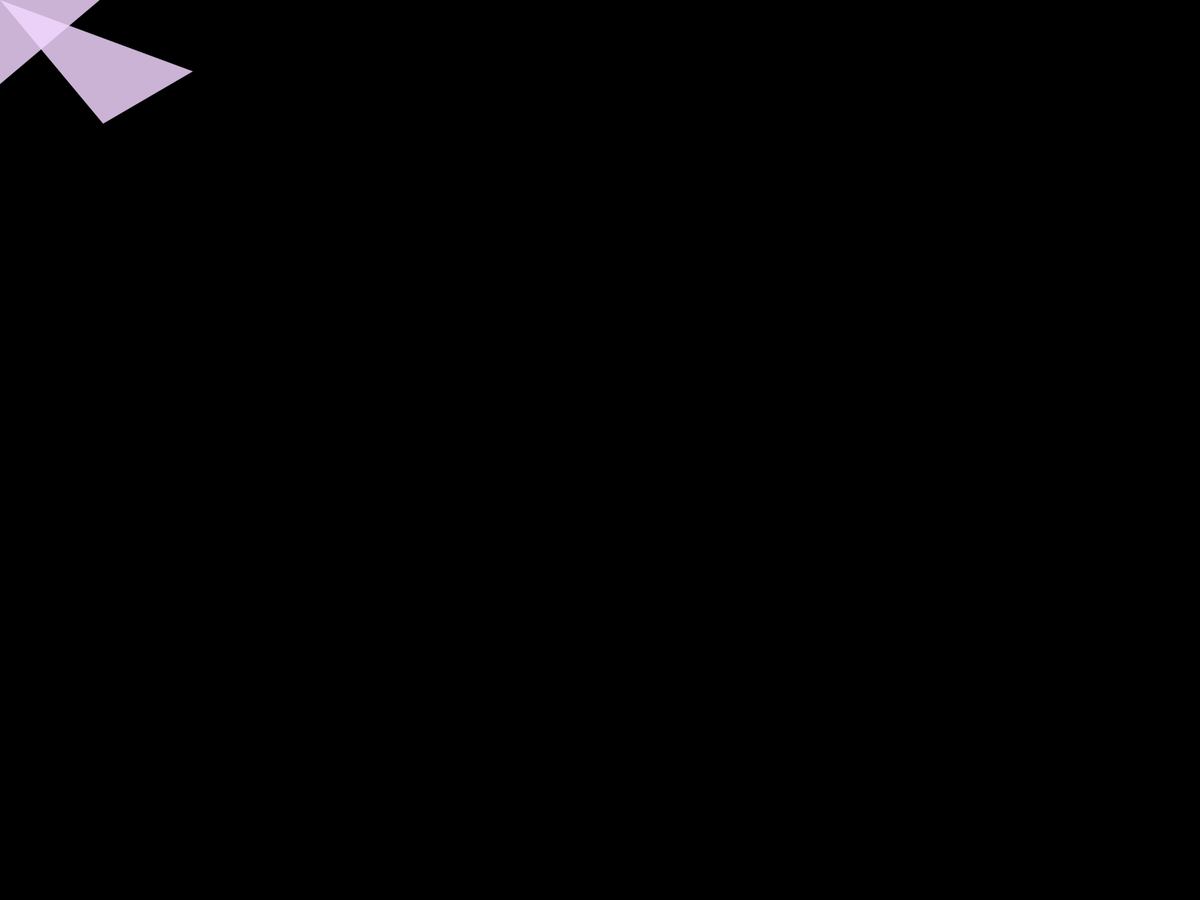
Frame 1 (no input)
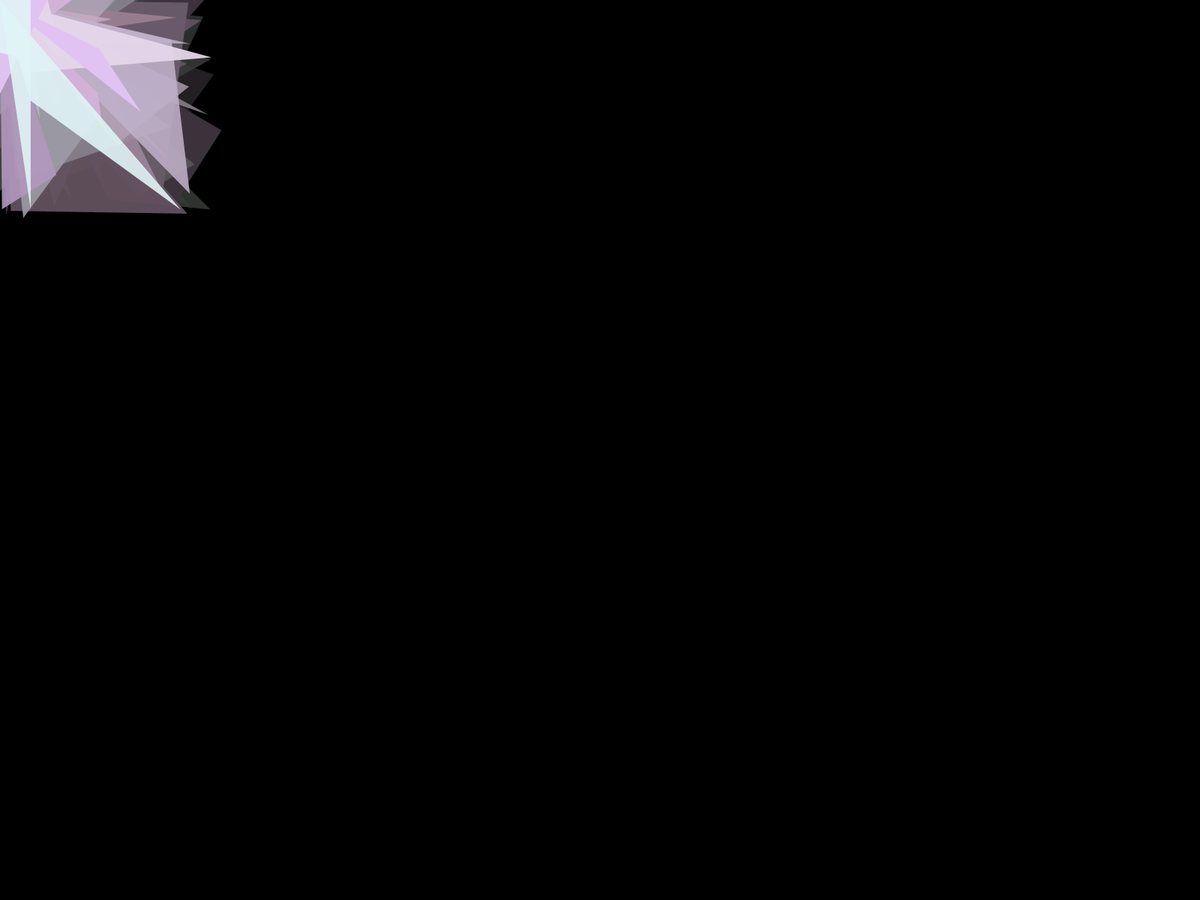
Frame 60 (the mouse pressed at the canvas centre just before this capture)
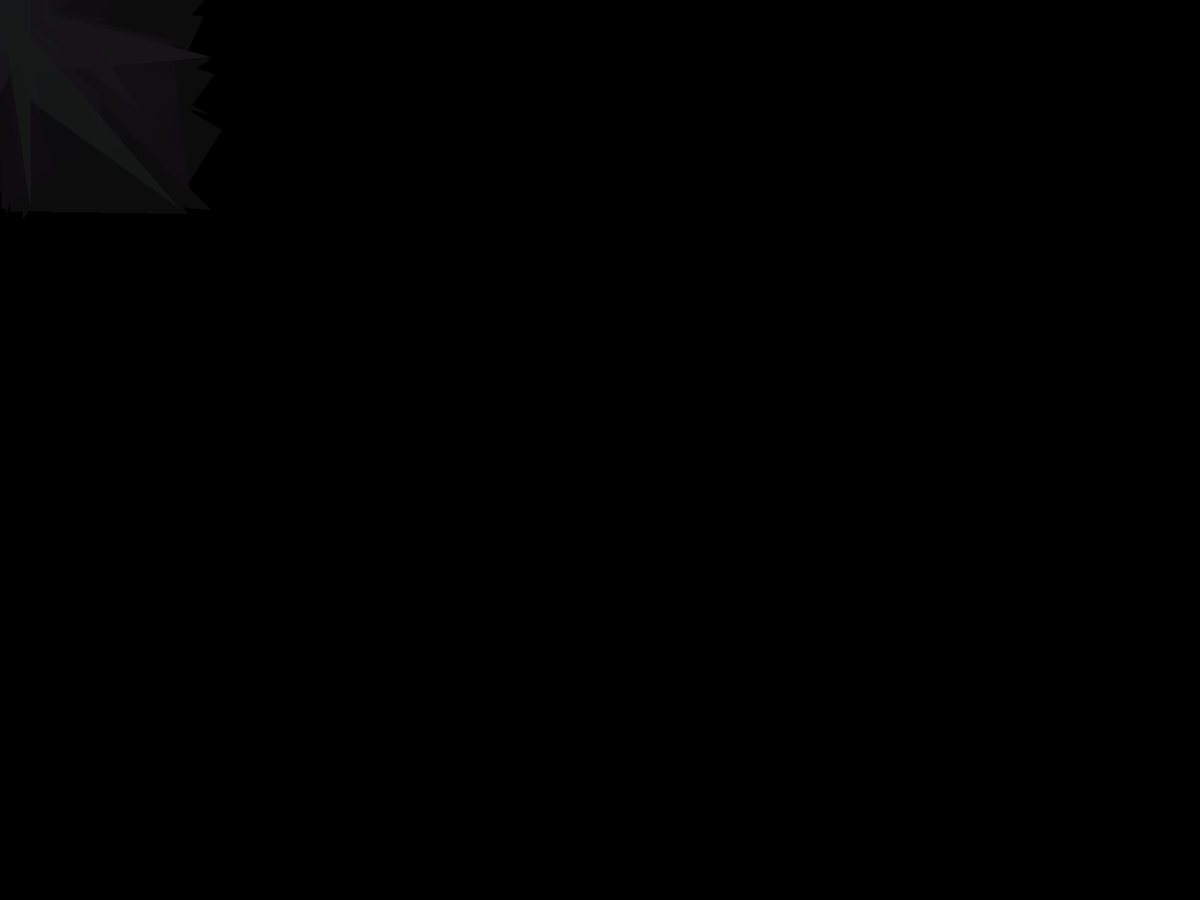
Frame 120 (the mouse held since frame 60 and released just before this capture)

The Processing sketch that drew these frames (run headless with seeded random() and noise(); from frame 60 on, the mouse is pressed at the canvas centre):

// Processing sketch: sketch_190917a
// ── sketch_190917a.pde

float a = 0;
float b = 0;
float c = 0;
float d = 0;

void setup()
{
  //size(1000, 1000);
  fullScreen();
  background(0);
  
  noStroke();
  
}

void draw()
{
  fill(0, 0, 0, 10);
  rect(0, 0, width, height);
  
  if(mousePressed){
    fill(0);
  }
  else {
    fill(random(220,255), random(200,255), random(240,255), random(200,255));
  }
  
  a = random(0,300) + mouseX;
  b = random(0,300) + mouseY;
  c = random(0,300) + mouseX;
  d = random(0,300) + mouseY;
  
  triangle(mouseX, mouseY, a, b, c, d);
  triangle(mouseX, mouseY, a, b-200, c-200, d);
  triangle(mouseX, mouseY, a-200, b-100, c-200, d-200);
  
}
